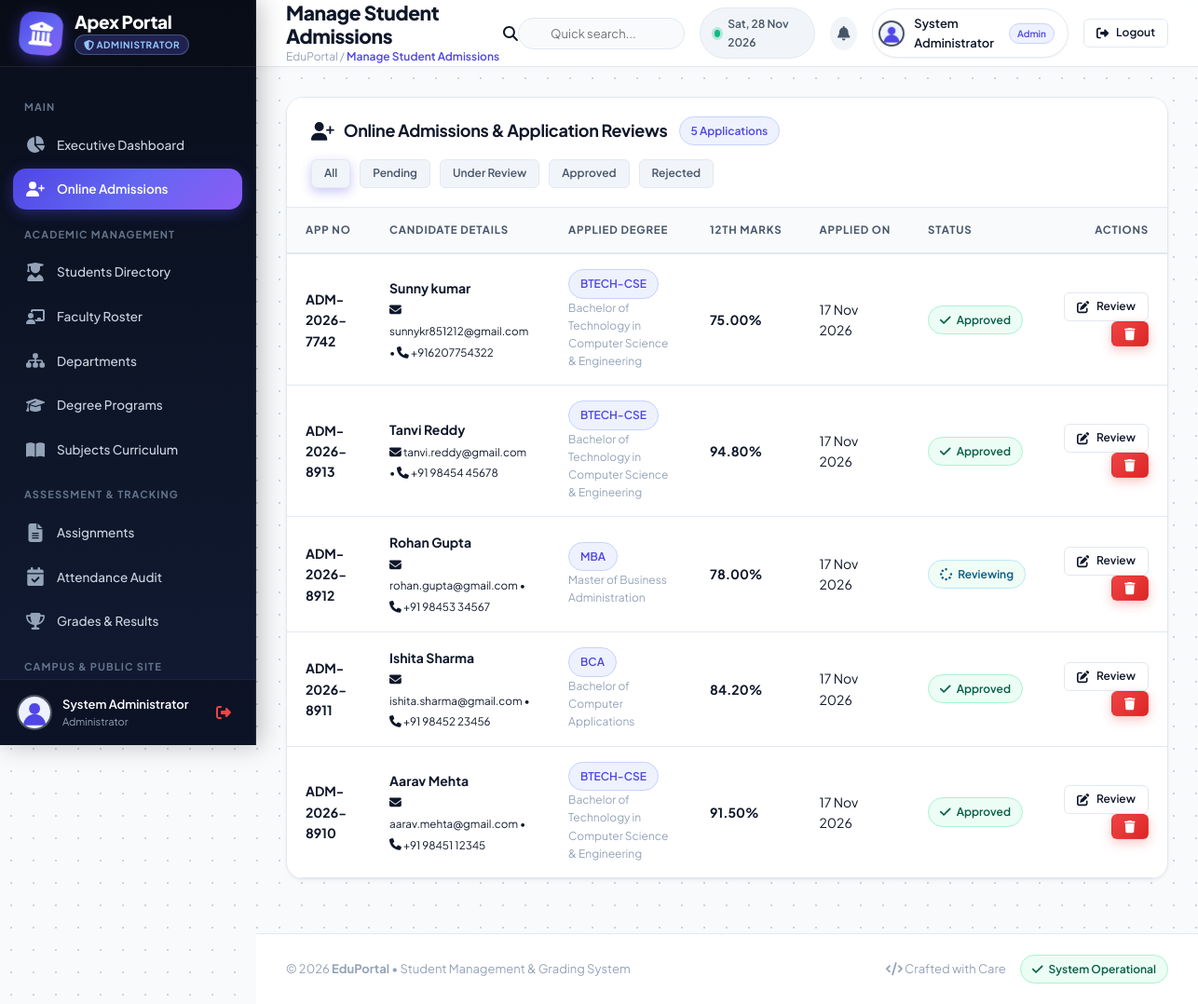
Screenshot of /admin/manage_admissions.php (signed in) with the database file from the repository.
### tables this page shows
CREATE TABLE `admissions` (
  `admission_id` INT AUTO_INCREMENT PRIMARY KEY,
  `application_no` VARCHAR(40) NOT NULL UNIQUE,
  `student_name` VARCHAR(120) NOT NULL,
  `email` VARCHAR(120) NOT NULL,
  `phone` VARCHAR(30) NOT NULL,
  `course_id` INT NOT NULL,
  `marks_12th` DECIMAL(5,2) DEFAULT NULL,
  `prev_school` VARCHAR(200) DEFAULT NULL,
  `address` TEXT DEFAULT NULL,
  `status` ENUM('Pending','Under Review','Approved','Rejected') NOT NULL DEFAULT 'Pending',
  `notes` TEXT DEFAULT NULL,
  `applied_at` TIMESTAMP DEFAULT CURRENT_TIMESTAMP
);

CREATE TABLE `courses` (
  `course_id` INT AUTO_INCREMENT PRIMARY KEY,
  `department_id` INT NOT NULL,
  `name` VARCHAR(150) NOT NULL,
  `code` VARCHAR(30) NOT NULL UNIQUE,
  `degree_level` ENUM('Undergraduate','Postgraduate','Doctorate','Diploma') NOT NULL DEFAULT 'Undergraduate',
  `duration` VARCHAR(50) NOT NULL DEFAULT '3 Years',
  `semester_count` INT NOT NULL DEFAULT 6,
  `fees_per_year` DECIMAL(10,2) NOT NULL DEFAULT 65000.00,
  `eligibility` TEXT DEFAULT NULL,
  `description` TEXT DEFAULT NULL,
  `created_at` TIMESTAMP DEFAULT CURRENT_TIMESTAMP,
  `course_name` VARCHAR(150) DEFAULT NULL,
  `course_code` VARCHAR(30) DEFAULT NULL,
  CONSTRAINT `fk_sp_course_dept` FOREIGN KEY (`department_id`) REFERENCES `departments` (`department_id`) ON DELETE CASCADE
);

### config/db.php (called while the page is built, shortened)
<?php
$host = getenv('DB_HOST') ?: "127.0.0.1";
$user = getenv('DB_USER') ?: "root";
$password = getenv('DB_PASSWORD') !== false ? getenv('DB_PASSWORD') : "";
$database = getenv('DB_NAME') ?: "student_portal";
$port = getenv('DB_PORT') ? (int)getenv('DB_PORT') : 3306;
try {
    $con = @mysqli_connect($host, $user, $password, $database, $port);
} catch (Throwable $e) {
    $con = false;
}
mysqli_set_charset($con, "utf8mb4");
if ($con) {
    static $schema_checked = false;
    if (!$schema_checked) {
if (!function_exists('safe_num_rows')) {
    function safe_num_rows($result) {
        if ($result && is_object($result)) {
            return mysqli_num_rows($result);
        }
        return 0;
    }
}
    }
}
if (!function_exists('safe_fetch_assoc')) {
    function safe_fetch_assoc($result) {
        if ($result && is_object($result) && mysqli_num_rows($result) > 0) {
            return mysqli_fetch_assoc($result);
        }
        return [];
    }
}
?>

### admin/manage_admissions.php (the view, shortened to what this page needs)
<?php
include("../config/db.php");
$filter_status = isset($_GET['status']) ? escape($con, $_GET['status']) : '';
$where = !empty($filter_status) ? "WHERE a.status='$filter_status'" : "";
$query = mysqli_query($con, "
    SELECT a.*, c.name AS course_name, c.code AS course_code
    FROM admissions a
    JOIN courses c ON a.course_id = c.course_id
    $where
    ORDER BY a.admission_id DESC
");
include("../includes/header.php");
include("../includes/sidebar_admin.php");
include("../includes/navbar.php");
?>
<div class="card">
    <div class="card-header">
        <div style="display:flex; align-items:center; gap:12px; flex-wrap:wrap;">
            <h3><i class="fa-solid fa-user-plus"></i> Online Admissions & Application Reviews</h3>
            <span class="badge badge-primary"><?php echo safe_num_rows($query); ?> Applications</span>
        </div>
        <div style="display:flex; gap:10px; flex-wrap:wrap;">
            <a href="manage_admissions.php" class="btn btn-secondary btn-sm <?php echo empty($filter_status) ? 'btn-primary' : ''; ?>">All</a>
            <a href="manage_admissions.php?status=Pending" class="btn btn-secondary btn-sm <?php echo ($filter_status == 'Pending') ? 'btn-primary' : ''; ?>">Pending</a>
            <a href="manage_admissions.php?status=Under+Review" class="btn btn-secondary btn-sm <?php echo ($filter_status == 'Under Review') ? 'btn-primary' : ''; ?>">Under Review</a>
            <a href="manage_admissions.php?status=Approved" class="btn btn-secondary btn-sm <?php echo ($filter_status == 'Approved') ? 'btn-primary' : ''; ?>">Approved</a>
            <a href="manage_admissions.php?status=Rejected" class="btn btn-secondary btn-sm <?php echo ($filter_status == 'Rejected') ? 'btn-primary' : ''; ?>">Rejected</a>
        </div>
    </div>
    <div class="card-body" style="padding:0;">
        <div class="table-responsive">
            <table class="custom-table">
                <thead>
                    <tr>
                        <th>App No</th>
                        <th>Candidate Details</th>
                        <th>Applied Degree</th>
                        <th>12th Marks</th>
                        <th>Applied On</th>
                        <th>Status</th>
                        <th style="text-align:right;">Actions</th>
                    </tr>
                </thead>
                <tbody>
                    <?php if ($query && safe_num_rows($query) > 0): ?>
                        <?php while ($row = safe_fetch_assoc($query)): ?>
                            <tr>
                                <td>
                                    <strong><?php echo htmlspecialchars($row['application_no']); ?></strong>
                                </td>
                                <td>
                                    <div style="font-weight:700; color:var(--text-primary);"><?php echo htmlspecialchars($row['student_name']); ?></div>
                                    <small class="text-muted"><i class="fa-solid fa-envelope"></i> <?php echo htmlspecialchars($row['email']); ?> &bull; <i class="fa-solid fa-phone"></i> <?php echo htmlspecialchars($row['phone']); ?></small>
                                </td>
                                <td>
                                    <span class="badge badge-primary"><?php echo htmlspecialchars($row['course_code']); ?></span>
                                    <div style="font-size:12px; color:var(--text-muted);"><?php echo htmlspecialchars($row['course_name']); ?></div>
                                </td>
                                <td><strong><?php echo $row['marks_12th']; ?>%</strong></td>
                                <td><?php echo date('d M Y', strtotime($row['applied_at'])); ?></td>
                                <td>
                                    <?php if ($row['status'] === 'Approved'): ?>
                                        <span class="badge badge-success"><i class="fa-solid fa-check"></i> Approved</span>
                                    <?php elseif ($row['status'] === 'Under Review'): ?>
                                        <span class="badge badge-info"><i class="fa-solid fa-spinner"></i> Reviewing</span>
                                    <?php elseif ($row['status'] === 'Rejected'): ?>
                                        <span class="badge badge-danger"><i class="fa-solid fa-xmark"></i> Rejected</span>
                                    <?php else: ?>
                                        <span class="badge badge-warning"><i class="fa-solid fa-clock"></i> Pending</span>
                                    <?php endif; ?>
                                </td>
                                <td style="text-align:right;">
                                    <button type="button" class="btn btn-outline btn-sm" onclick="openReviewModal(<?php echo htmlspecialchars(json_encode($row)); ?>)">
                                        <i class="fa-solid fa-pen-to-square"></i> Review
                                    </button>
                                    <a href="manage_admissions.php?delete=<?php echo $row['admission_id']; ?>" class="btn btn-danger btn-sm" onclick="return confirm('Delete application from database?');">
                                        <i class="fa-solid fa-trash"></i>
                                    </a>
                                </td>
                            </tr>
                        <?php endwhile; ?>
                    <?php else: ?>
                        <tr><td colspan="7" class="empty-state">No admission applications found.</td></tr>
                    <?php endif; ?>
                </tbody>
            </table>
        </div>
    </div>
</div>
<?php include("../includes/footer.php"); ?>

### rows the page displays
admissions: application_no "ADM-2026-7742", student_name "Sunny kumar", email "sunnykr851212@gmail.com", phone "+916207754322", course.code "BTECH-CSE", course.name "Bachelor of Technology in Computer Science & Engineering", marks_12th "75.00", applied_at "17 Nov 2026", status "Approved" (drawn)
admissions: application_no "ADM-2026-8913", student_name "Tanvi Reddy", email "tanvi.reddy@gmail.com", phone "+91 98454 45678", course.code "BTECH-CSE", course.name "Bachelor of Technology in Computer Science & Engineering", marks_12th "94.80", applied_at "17 Nov 2026", status "Approved" (drawn)
admissions: application_no "ADM-2026-8912", student_name "Rohan Gupta", email "rohan.gupta@gmail.com", phone "+91 98453 34567", course.code "MBA", course.name "Master of Business Administration", marks_12th "78.00", applied_at "17 Nov 2026", status "Under Review" (drawn)
admissions: application_no "ADM-2026-8911", student_name "Ishita Sharma", email "ishita.sharma@gmail.com", phone "+91 98452 23456", course.code "BCA", course.name "Bachelor of Computer Applications", marks_12th "84.20", applied_at "17 Nov 2026", status "Approved" (drawn)
admissions: application_no "ADM-2026-8910", student_name "Aarav Mehta", email "aarav.mehta@gmail.com", phone "+91 98451 12345", course.code "BTECH-CSE", course.name "Bachelor of Technology in Computer Science & Engineering", marks_12th "91.50", applied_at "17 Nov 2026", status "Approved" (drawn)

### other values shown
$admin_name "System Administrator"
$header_title "Manage Student Admissions"
$user_name "System Administrator"
$user_role_label "Admin"
safe_num_rows($query) "5"
